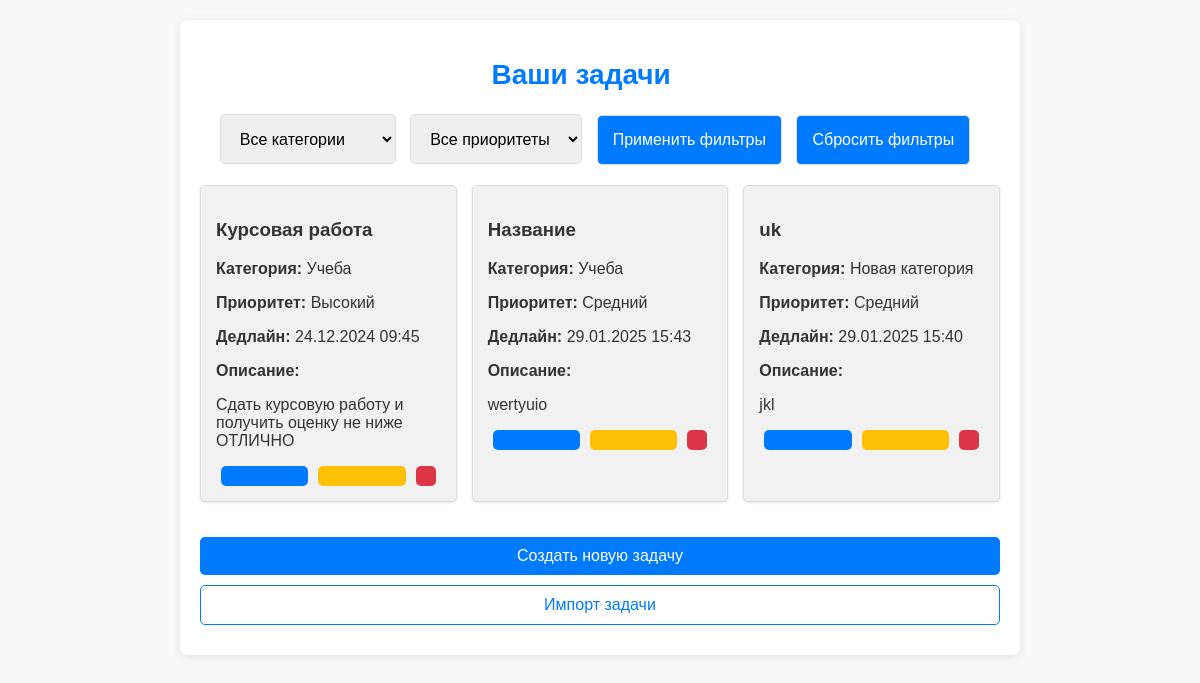
Page /tasks/ (signed in) on the committed database.
### tasks/models.py (models this page shows, shortened)
class Task(models.Model):
    PRIORITY_CHOICES = [
        (1, 'Низкий'),
        (2, 'Средний'),
        (3, 'Высокий'),
    ]
    title = models.CharField(max_length=200)
    description = models.TextField(blank=True)
    due_date = models.DateTimeField(null=True, blank=True)
    priority = models.IntegerField(choices=PRIORITY_CHOICES)
    user = models.ForeignKey(User, on_delete=models.CASCADE)
    category = models.ForeignKey(Category, on_delete=models.CASCADE, null=True, blank=True)

class Category(models.Model):
    name = models.CharField(max_length=100, unique=True)

### tasks/views.py (the view)
# urls.py: path('tasks/', task_list, name='task_list'),  # Список задач
@login_required
def task_list(request):
    tasks = Task.objects.filter(user=request.user)
    category_filter = request.GET.get('category')
    priority_filter = request.GET.get('priority')
    if category_filter:
        tasks = tasks.filter(category__name=category_filter)
    if priority_filter:
        tasks = tasks.filter(priority=priority_filter)
    categories = Category.objects.all()
    priorities = Task.objects.values_list('priority', flat=True).distinct()
    context = {
        'tasks': tasks,
        'categories': categories,
        'priorities': priorities,
        'request': request,
    }
    return render(request, 'tasks/task_list.html', context)

### tasks/templates/tasks/task_list.html (shortened to what this page needs)
{% load static %}
<!DOCTYPE html>
<html lang="ru">
<head>
    <link rel="stylesheet" href="{% static 'task_list_style.css' %}">
</head>
<body>
    <div class="container">
        <h1>
            Ваши задачи
           <form action="{% url 'export_tasks' %}" method="get" style="display:inline;">
    <button type="submit" class="exportexcel-button" title="Экспортировать задачи в Excel">
    </button>
</form>
        </h1>
        <div class="filter-container">
            <form method="GET" action="{% url 'task_list' %}">
                <select name="category" id="categoryFilter">
                    <option value="">Все категории</option>
                </select>
                <select name="priority" id="priorityFilter">
                    <option value="">Все приоритеты</option>
                </select>
                <button type="submit" class="filter-button">Применить фильтры</button>
                <button type="button" class="reset-button" onclick="document.getElementById('categoryFilter').selectedIndex = 0; document.getElementById('priorityFilter').selectedIndex = 0;">Сбросить фильтры</button>
            </form>
        </div>
        <div id="task-container">
            <div id="task-grid" class="task-grid">
                {% for task in tasks %}
                    <div class="task-item" data-task-id="{{ task.id }}">
                        <h3>{{ task.title }}</h3>
                        <p class="task-category">
                            <strong>Категория:</strong>
                            {% if task.category %}
                                {{ task.category.name }}
                            {% else %}
                                Без категории
                            {% endif %}
                        </p>
                        <p class="task-priority">
                            <strong>Приоритет:</strong>
                            {% if task.priority == "1" %}
                                Низкий
                            {% elif task.priority == "2" %}
                                Средний
                            {% elif task.priority == "3" %}
                                Высокий
                            {% endif %}
                        </p>
                        <p class="task-due-date">
                            <strong>Дедлайн:</strong> {{ task.due_date|date:"d.m.Y H:i" }}
                        </p>
                        <div class="task-details">
                            <p><strong>Описание:</strong></p>
                            <p>{{ task.description }}</p>
                        </div>
                        <div class="button-container">
                            <a href="{% url 'export_task' task.id %}" class="button export-button">
                            </a>
                            <a href="{% url 'task_form' task.pk %}" class="button edit-button">
                            </a>
                            <form action="{% url 'task_delete' task.pk %}" method="post" style="display:inline;">
                                <button type="submit" class="button delete-button">
                                </button>
                            </form>
                        </div>
                    </div>
                {% empty %}
                    <div class="task-item">Задачи отсутствуют.</div>
                {% endfor %}
            </div>
        </div>
        <div id="button-container">
            <a class="create-task-button" href="{% url 'task_create' %}">Создать новую задачу</a>
            <a class="import-button" onclick="document.getElementById('importModal').style.display='block'">Импорт задачи</a>
        </div>
    </div>
</body>
</html>

### static/task_list_style.css (style rules this page uses)
body { font-family: 'Arial', sans-serif; background-color: #f9f9f9; margin: 0; padding: 20px; color: #333; }
.container { max-width: 800px; margin: 0 auto; padding: 20px; background: white; border-radius: 8px; box-shadow: 0 2px 10px rgba(0, 0, 0, 0.1); }
h1 { text-align: center; margin-bottom: 20px; font-size: 28px; color: #007bff; }
.filter-container { display: flex; justify-content: center; margin-bottom: 20px; }
.filter-container select, .filter-button, .reset-button { padding: 15px; border-radius: 5px; border: 1px solid #ddd; font-size: 16px; margin-right: 10px; height: 50px; }
.filter-button, .reset-button { background-color: #007bff; color: white; cursor: pointer; transition: background-color 0.3s; }
.task-grid { display: grid; grid-template-columns: repeat(auto-fill, minmax(250px, 1fr)); gap: 15px; }
.task-item { background: #f1f1f1; border: 1px solid #ddd; border-radius: 5px; padding: 15px; box-shadow: 0 1px 3px rgba(0, 0, 0, 0.1); position: relative; word-wrap: break-word; max-height: 300px; overflow: hidden; margin-bottom: 25px; }
.button-container { display: flex; justify-content: space-between; margin-top: 15px; }
.exportexcel-button { background-color: transparent; color: #4CAF50; border: none; padding: 10px 15px; text-align: center; text-decoration: none; display: inline-block; font-size: 15px; cursor: pointer; transition: background-color 0.3s; }
.button { padding: 10px; border: none; border-radius: 5px; cursor: pointer; font-size: 14px; transition: background-color 0.3s, transform 0.3s; flex: 1; margin: 0 5px; display: flex; align-items: center; justify-content: center; }
.delete-button { background-color: #dc3545; color: white; }
.export-button { background-color: #007bff; color: white; }
.edit-button { background-color: #ffc107; color: white; }
.create-task-button, .import-button { background-color: #007bff; color: white; margin: 10px 0; display: block; text-align: center; text-decoration: none; padding: 10px; border-radius: 5px; transition: background-color 0.3s; }
.import-button { background-color: white; color: #007bff; border: 1px solid #007bff; }

### rows in the picture
Task: title "Курсовая работа", category.name "Учеба", priority "Высокий", due_date "24.12.2024 09:45", description "Сдать курсовую работу и получить оценку не ниже ОТЛИЧНО"
Task: title "Название", category.name "Учеба", priority "Средний", due_date "29.01.2025 15:43", description "wertyuio"
Task: title "uk", category.name "Новая категория", priority "Средний", due_date "29.01.2025 15:40", description "jkl"
